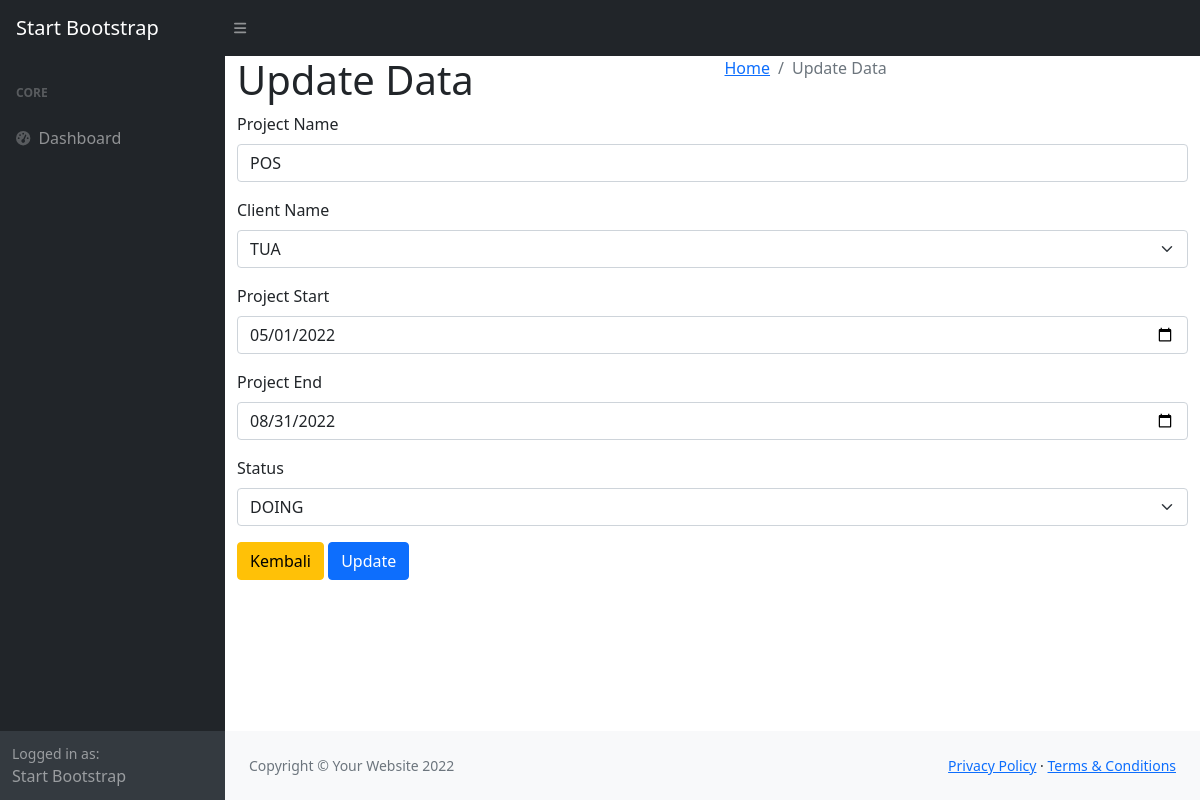
The app's page /projects/update/7 with its own data.
### tables this page shows
CREATE TABLE `tb_m_project` (
  `project_id` int(11) NOT NULL,
  `project_name` varchar(100) NOT NULL,
  `client_id` int(11) NOT NULL,
  `project_start` date NOT NULL,
  `project_end` date NOT NULL,
  `project_status` char(15) NOT NULL
);

### application/controllers/Projects.php (called while the page is built, shortened)
<?php
class Projects extends CI_Controller{
    public function __construct()
    {
        $this->load->model('Project_model');
    }
    public function update($project_id)
    {
        $this->form_validation->set_rules('project_name', 'Project Name', 'required');
        $this->form_validation->set_rules('project_start', 'Project Srart', 'required');
        $this->form_validation->set_rules('project_end', 'Project End', 'required');
        $this->form_validation->set_rules('project_id', 'Project Name', 'required');
        $this->form_validation->set_rules('project_status', 'Project status', 'required');
        $data['clients'] = $this->Project_model->getClient();
        $data['status'] = $data['status'] = ['OPEN', 'DOING', 'DONE'];
        $data['project'] = $this->Project_model->getProjectById($project_id);
        if ($this->form_validation->run() == FALSE) {
            $this->load->view('layouts/header');
            $this->load->view('layouts/sidebar');
            $this->load->view('projects/update',$data);
            $this->load->view('layouts/footer');
        } else {
            $this->Project_model->update();
            $this->session->set_flashdata('flash', 'Diubah');
            redirect('projects');
        }
    }
}

### index.php (called while the page is built, shortened)
<?php
require_once BASEPATH.'core/CodeIgniter.php';

### application/models/Project_model.php (called while the page is built, shortened)
<?php
class Project_model extends CI_model
{
    public function getClient()
    {
        $this->db->select('*');
        $this->db->distinct();
        $query = $this->db->get('tb_m_client');
        return $query->result_array();
    }
    public function getProjectById($project_id) {
        $this->db->select('*');
        $this->db->join('tb_m_client', 'tb_m_client.client_id = tb_m_project.client_id');
        $query = $this->db->get_where('tb_m_project', ['project_id' => $project_id])->row_array();
        return $query;
    }
}
?>

### application/views/projects/update.php (the view, shortened to what this page needs)
<div class="content-wrapper">
    <div class="content-header">
        <div class="container-fluid">
            <div class="row mb-2">
                <div class="col-sm-6">
                    <h1 class="m-0">Update Data</h1>
                </div>
                <div class="col-sm-6">
                    <ol class="breadcrumb float-sm-right">
                        <li class="breadcrumb-item"><a href="<?= base_url('admin/dashboard') ?>">Home</a></li>
                        <li class="breadcrumb-item active">Update Data</li>
                    </ol>
                </div>
            </div>
        </div>
    </div>
    <section class="content">
        <div class="container-fluid">
        <form action="" method="POST">
                <div class="mb-3">
                    <label for="project_name" class="form-label">Project Name</label>
                    <input type="text" name="project_name" class="form-control" id="project_name" value="<?= $project['project_name'] ?>">
                </div>
                <div class="mb-3">
                    <label for="client_name" class="form-label">Client Name</label>
                    <select name="client_id" class="form-select" aria-label="Default select example">
                        <?php foreach($clients as $client): ?>
                            <?php if ( $client == $project['client_id']): ?>
                                <option selected value="<?= $client['client_id'] ?>">
                                <?= $project['client_name'] ?>
                                </option>
                            <?php else : ?>
                                <option value="<?= $client['client_id'] ?>">
                                <?= $project['client_name'] ?>
                                </option>
                            <?php endif; ?>
                        <?php endforeach; ?>
                    </select>
                </div>
                <div class="mb-3">
                    <label for="project_start" class="form-label">Project Start</label>
                    <input type="date" name="project_start" class="form-control" id="project_start" value="<?= $project['project_start']; ?>">
                </div>
                <div class="mb-3">
                    <label for="project_end" class="form-label">Project End</label>
                    <input type="date" name="project_end" class="form-control" id="project_end" value="<?= $project['project_end']; ?>">
                </div>
                <div class="mb-3">
                    <label for="project_status" class="form-label">Status</label>
                    <select name="project_status" class="form-select" aria-label="Default select example">
                        <?php foreach ($status as $status): ?>
                            <?php if ( $status == $project['project_status']): ?>
                                <option name="project_status" value="<?= $status ?>" selected>
                                    <?= $status ?>
                                </option>
                            <?php else : ?>
                                <option name="project_status" value="<?= $status?>">
                                    <?= $status?>
                                </option>
                            <?php endif; ?>
                        <?php endforeach; ?>
                    </select>
                </div>
                <a href="<?= base_url();?>projects" class="btn btn-warning">Kembali</a>
                <button type="submit" name="update" class="btn btn-primary">Update</button>
            </form>
        </div>
    </section>
</div>

### records on screen
tb_m_project: project_name "POS", project_start "05/01/2022", project_end "08/31/2022", project_status "DOING"

### other values on screen
form field client_id "TUA"
